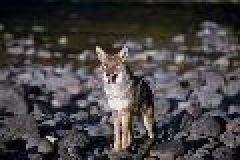
#> input picture notebook/database/validation/109064.jpg, 120 x 80 px, given as the content of the folder database/results/obj_bonsai, which was not available (shown 2 times larger)
$ jupyter execute --allow-errors 'Analyse et Traitement d'"'"'image (partie 1).ipynb'   (older library calls are emulated)   (text cells are left out)
#> lines starting #> are read from the running program, lines starting #| are printed output that depends on the picture; pictures that were not available may be replaced by others from this repository, and a replacement may not be noted
[cell 1]
# -*- coding: utf-8 -*-
from __future__ import print_function

import os
import imageio
import itertools
import shutil
import scipy.misc ##
import numpy as np
import pandas as pd
import matplotlib.pyplot as plt
import matplotlib.image as mpimg

from scipy import spatial
from PIL import Image
from statistics import mode
from sklearn.utils.extmath import weighted_mode
from six.moves import cPickle
from math import sqrt ##

[cell 2]
class Database(object):

    ###### prise en compte de l'emplacement du dossier contenant les images à évaluer ######
    #def __init__(self):
    def __init__(self, DB_dir, DB_csv):
        self._gen_csv(DB_dir, DB_csv)
        self.data = pd.read_csv(DB_csv)
        self.classes = set(self.data["cls"])
        ###### ajout d'une variable permettant de récupérer un identifiant de la database ######
        self.db_type = DB_dir[-4:]

    ###### prise en compte des dossiers ######
    #def _gen_csv(self):
    def _gen_csv(self, DB_dir, DB_csv):
        if os.path.exists(DB_csv):
            return
        with open(DB_csv, 'w', encoding='UTF-8') as f:
            f.write("img,cls")
            for root, _, files in os.walk(DB_dir, topdown=False):
                print(root)
                ###### split de chemin pour Linux ######
                #cls = root.split('/')[-1]
                ###### split de chemin pour Windows ######
                cls = root.split('\\')[-1]
                #cls = root.split('/')[-1]
                for name in files:
                    if not name.endswith('.jpg'):
                        continue
                    img = os.path.join(root, name)
                    f.write("\n{},{}".format(img, cls))

    def __len__(self):
        return len(self.data)

    def get_class(self):
        return self.classes

    def get_data(self):
        return self.data

    ###### retour de l'id de la database ######
    def get_db_type(self):
        return self.db_type

[cell 3]
#sélection du répertoire et du csv
DB_train_dir = 'database/validation'
DB_train_csv = 'data_validation.csv'

db = Database(DB_train_dir,DB_train_csv)
#on récupère les données contenues dans le dossier
data = db.get_data()
#on récupère les noms de classes
classes = db.get_class()

#on affiche les infos
print("taille de la base:", len(db))
print("classes contenues dans la base:",classes)
print("contenu de la base:",data)

[cell 4]
class Evaluation(object):

    def make_samples(self):
        raise NotImplementedError("Needs to implemented this method")

    #on récupère la distance entre deux vecteurs
    # [123 lines left out: functions distance, AP, infer, not called in this run]

    #On étudie les databases entièrement, en utilisant des échantillons (samples)

    #### On souhaite évaluer les images présentes entre deux dossiers  ####
    #### ajout d'un paramètre pour prendre en compte une 2e base ####
    #def evaluate(db, sample_db_fn, depth=None, d_type='d1'):

    def evaluate(db, db2, sample_db_fn, depth=None, d_type='d1'):
        ''' infer the whole database
        arguments
            db          : an instance of class Database
            sample_db_fn: a function making samples, should be given if Database != None
            depth       : retrieved depth during inference, the default depth is equal to database size
            d_type      : distance type
        '''
        # [8 lines of commented-out code are left out]

        samples = sample_db_fn(db)
        print(len(samples))

        #### on prend en compte les échantillons de la 2e base ####
        samples2 = sample_db_fn(db2)
        print(len(samples2))

        classes = db.get_class()
        classes.add(samples2[0]['cls'])
        print(classes)

        ret = {c: [] for c in classes}

        predict = []

        i=0
        for query in samples2:
            i+=1
            print(i)
            ap, pred = Evaluation.infer(query, samples=samples, depth=depth, d_type=d_type)
            #ap, _ = infer(query, samples=samples, depth=depth, d_type=d_type)
            ret[query['cls']].append(ap)
            predict.append(pred)

        return ret, predict

[cell 5]
#configs for histogram
n_bin   = 12        # histogram bins
n_slice = 3         # slice image
h_type  = 'region'  # global or region
d_type  = 'd1'      # distance type

depth   = 4         # profondeur (nb images correspondantes)

[cell 6]
# cache dir
cache_dir = 'cache'
if not os.path.exists(cache_dir):
    os.makedirs(cache_dir)

# [9 lines of commented-out code are left out]

for filename in os.listdir("database/results/obj_bonsai") :
    os.remove("database/results/obj_bonsai" + "/" + filename)

for filename in os.listdir("database/results/sc_firewrk") :
    os.remove("database/results/sc_firewrk" + "/" + filename)

for filename in os.listdir("database/results/sp_ski") :
    os.remove("database/results/sp_ski" + "/" + filename)

for filename in os.listdir("database/results/wl_fox") :
    os.remove("database/results/wl_fox" + "/" + filename)

[cell 7]
class Color(object):

    def histogram(self, input, n_bin=n_bin, type=h_type, n_slice=n_slice, normalize=True):
        ''' count img color histogram
            arguments
                input    : a path to a image or a numpy.ndarray
                n_bin    : number of bins for each channel
                type     : 'global' means count the histogram for whole image
                       'region' means count the histogram for regions in images, then concatanate all of them
                n_slice  : work when type equals to 'region', height & width will equally sliced into N slices
                normalize: normalize output histogram

            return
                type == 'global'
                    a numpy array with size n_bin ** channel
                type == 'region'
                    a numpy array with size n_slice * n_slice * (n_bin ** channel)
        '''

        if isinstance(input, np.ndarray):  # examinate input type
            img = input.copy()
        else:
            #### lecture de l'image, souci de compatibilité ####
            #img = scipy.misc.imread(input, mode='RGB')
            img = imageio.imread(input)
        height, width, channel = img.shape
        bins = np.linspace(0, 256, n_bin+1, endpoint=True)  # slice bins equally for each channel

        if type == 'global':
            hist = self._count_hist(img, n_bin, bins, channel)

        elif type == 'region':
            hist = np.zeros((n_slice, n_slice, n_bin ** channel))
            h_silce = np.around(np.linspace(0, height, n_slice+1, endpoint=True)).astype(int)
            w_slice = np.around(np.linspace(0, width, n_slice+1, endpoint=True)).astype(int)

            for hs in range(len(h_silce)-1):
                for ws in range(len(w_slice)-1):
                    img_r = img[h_silce[hs]:h_silce[hs+1], w_slice[ws]:w_slice[ws+1]]  # slice img to regions
                    hist[hs][ws] = self._count_hist(img_r, n_bin, bins, channel)

        if normalize:
            hist /= np.sum(hist)

        return hist.flatten()

    def _count_hist(self, input, n_bin, bins, channel):
        img = input.copy()
        bins_idx = {key: idx for idx, key in enumerate(itertools.product(np.arange(n_bin), repeat=channel))}  # permutation of bins
        hist = np.zeros(n_bin ** channel)

        # cluster every pixels
        for idx in range(len(bins)-1):
            img[(input >= bins[idx]) & (input < bins[idx+1])] = idx
        # add pixels into bins
        height, width, _ = img.shape
        for h in range(height):
            for w in range(width):
                b_idx = bins_idx[tuple(img[h,w])]
                hist[b_idx] += 1
        return hist

    def make_samples(self, db, verbose=True):
        #### ajout de la classe de l'image dans l'échantillon ####
        mystr = db.get_db_type()

        if h_type == 'global':
            #sample_cache = "histogram_cache-{}-n_bin{}".format(h_type, n_bin)
            sample_cache = "histogram_cache-{}-n_bin{}".format(h_type, n_bin, mystr)
        elif h_type == 'region':
            sample_cache = "histogram_cache-{}-n_bin{}-n_slice{}".format(h_type, n_bin, n_slice)

        try:
            samples = cPickle.load(open(os.path.join(cache_dir, sample_cache), "rb", True))
            if verbose:
                print("Using cache..., config=%s, distance=%s, depth=%s" % (sample_cache, d_type, depth))
        except:
            if verbose:
                print("Counting histogram..., config=%s, distance=%s, depth=%s" % (sample_cache, d_type, depth))
            samples = []
            data = db.get_data()
            for d in data.itertuples():
                d_img, d_cls = getattr(d, "img"), getattr(d, "cls")
                d_hist = self.histogram(d_img, type=h_type, n_bin=n_bin, n_slice=n_slice)
                samples.append({
                    'img':  d_img,
                    'cls':  d_cls,
                    'hist': d_hist
                })
            cPickle.dump(samples, open(os.path.join(cache_dir, sample_cache), "wb", True))

        return samples

[cell 8]
#### on ferme les éventuels restes graphiques ####
plt.close('all')

#### on précise quelles bases on souhaite évaluer ####
#db = Database()
#data = db.get_data()
DB_train_dir = 'database/train'
DB_train_csv = 'data_train.csv'

db = Database(DB_train_dir,DB_train_csv)
print("Taille de la base 1:",len(db))

color = Color()

DB_test_dir = 'database/validation'
DB_test_csv = 'data_validation.csv'

db2 = Database(DB_test_dir, DB_test_csv)
print("Taille de la base 2:",len(db2))

#########################################################
# Liste de tests par défaut pour tester la classe COLOR
#
#  db = Database(DB_train_dir, DB_train_csv)
#  data = db.get_data()
#  # test normalize
#  hist = color.histogram(data.ix[0,0], type='global')
#  assert hist.sum() - 1 < 1e-9, "normalize false"
#
#  # test histogram bins
#  def sigmoid(z):
#    a = 1.0 / (1.0 + np.exp(-1. * z))
#    return a
#  np.random.seed(0)
#  IMG = sigmoid(np.random.randn(2,2,3)) * 255
#  IMG = IMG.astype(int)
#  hist = color.histogram(IMG, type='global', n_bin=4)
#  assert np.equal(np.where(hist > 0)[0], np.array([37, 43, 58, 61])).all(), "global histogram implement failed"
#  hist = color.histogram(IMG, type='region', n_bin=4, n_slice=2)
#  assert np.equal(np.where(hist > 0)[0], np.array([58, 125, 165, 235])).all(), "region histogram implement failed"

#  # examinate distance
#  np.random.seed(1)
#  IMG = sigmoid(np.random.randn(4,4,3)) * 255
#  IMG = IMG.astype(int)
#  hist = color.histogram(IMG, type='region', n_bin=4, n_slice=2)
#  IMG2 = sigmoid(np.random.randn(4,4,3)) * 255
#  IMG2 = IMG2.astype(int)
#  hist2 = color.histogram(IMG2, type='region', n_bin=4, n_slice=2)
#  assert distance(hist, hist2, d_type='d1') == 2, "d1 implement failed"
#  assert distance(hist, hist2, d_type='d2-norm') == 2, "d2 implement failed"
#########################################################

#### On évalue les databases pour pouvoir indexer les images ####
#APs = evaluate_class(db, f_class=Color, d_type=d_type, depth=depth)
#> (the rest of this cell did not finish here and is left out)

#> in histogram, img is the input picture: shape (80, 120, 3); mean R, G, B 69.5, 66.2, 67
#> after the loop in histogram, `for hs in range(len(h_silce)-1):`:
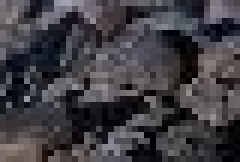
#> img_r: shape (27, 40, 3) (shown 6 times larger); mean R, G, B 64.6, 62.1, 67.3
#> in make_samples, `d_hist = self.histogram(d_img, type=h_type, n_bin=n_bin, n_slice=n_sli..`: d_hist = 15552 values, max 0.0485 at index 0, min 0 at index 2, mean 6.43e-05
#> in evaluate, `samples = sample_db_fn(db)`: samples = 1 item
#| 1
cls_MAPs = []
for cls, cls_APs in APs.items():
    MAP = np.mean(cls_APs)
    print("Class {}, MAP {}".format(cls, MAP))
    cls_MAPs.append(MAP)
    print("MMAP", np.mean(cls_MAPs))

#### On sauvegarde les résultats dans le dossier result ####
for i in range(len(db2)):
        saveName = "database/results/" + res[i] + "/" + db2.data.img[i].split("/")[-1]
        bid = imageio.imread(db2.data.img[i])
        mpimg.imsave(saveName, bid/255.)

[cell 9]
#configs
stride = (1, 1)
n_slice  = 10
h_type   = 'region'
d_type   = 'cosine'

depth    = 5

edge_kernels = np.array([
  [
   # vertical
   [1,-1],
   [1,-1]
  ],
  [
   # horizontal
   [1,1],
   [-1,-1]
  ],
  [
   # 45 diagonal
   [sqrt(2),0],
   [0,-sqrt(2)]
  ],
  [
   # 135 diagnol
   [0,sqrt(2)],
   [-sqrt(2),0]
  ],
  [
   # non-directional
   [2,-2],
   [-2,2]
  ]
])

# cache dir
cache_dir = 'cache'
if not os.path.exists(cache_dir):
  os.makedirs(cache_dir)

[cell 10]
class Edge(object):

    def histogram(self, input, stride=(2, 2), type=h_type, n_slice=n_slice, normalize=True):
        ''' count img histogram

        arguments
            input    : a path to a image or a numpy.ndarray
            stride   : stride of edge kernel
            type     : 'global' means count the histogram for whole image
                       'region' means count the histogram for regions in images, then concatanate all of them
            n_slice  : work when type equals to 'region', height & width will equally sliced into N slices
            normalize: normalize output histogram

        return
            type == 'global'
                a numpy array with size len(edge_kernels)
            type == 'region'
                a numpy array with size len(edge_kernels) * n_slice * n_slice
        '''
        if isinstance(input, np.ndarray):  # examinate input type
            img = input.copy()
        else:
            img = imageio.imread(input, pilmode = "RGB")
        height, width, channel = img.shape

        if type == 'global':
            hist = self._conv(img, stride=stride, kernels=edge_kernels)

        elif type == 'region':
            hist = np.zeros((n_slice, n_slice, edge_kernels.shape[0]))
            h_silce = np.around(np.linspace(0, height, n_slice+1, endpoint=True)).astype(int)
            w_slice = np.around(np.linspace(0, width, n_slice+1, endpoint=True)).astype(int)

            for hs in range(len(h_silce)-1):
                for ws in range(len(w_slice)-1):
                    img_r = img[h_silce[hs]:h_silce[hs+1], w_slice[ws]:w_slice[ws+1]]  # slice img to regions
                    hist[hs][ws] = self._conv(img_r, stride=stride, kernels=edge_kernels)
        if normalize:
            hist /= np.sum(hist)

        return hist.flatten()


    def _conv(self, img, stride, kernels, normalize=True):
        H, W, C = img.shape
        conv_kernels = np.expand_dims(kernels, axis=3)
        conv_kernels = np.tile(conv_kernels, (1, 1, 1, C))
        assert list(conv_kernels.shape) == list(kernels.shape) + [C]  # check kernels size

        sh, sw = stride
        kn, kh, kw, kc = conv_kernels.shape

        hh = int((H - kh) / sh + 1)
        ww = int((W - kw) / sw + 1)

        hist = np.zeros(kn)

        for idx, k in enumerate(conv_kernels):
            for h in range(hh):
                hs = int(h*sh)
                he = int(h*sh + kh)
                for w in range(ww):
                    ws = w*sw
                    we = w*sw + kw
                    hist[idx] += np.sum(img[hs:he, ws:we] * k)  # element-wise product

        if normalize:
            hist /= np.sum(hist)

        return hist


    def make_samples(self, db, verbose=True):
        if h_type == 'global':
            sample_cache = "edge-{}-stride{}".format(h_type, stride)
        elif h_type == 'region':
            sample_cache = "edge-{}-stride{}-n_slice{}".format(h_type, stride, n_slice)

        try:
            samples = cPickle.load(open(os.path.join(cache_dir, sample_cache), "rb", True))
            for sample in samples:
                sample['hist'] /= np.sum(sample['hist'])  # normalize
            if verbose:
                print("Using cache..., config=%s, distance=%s, depth=%s" % (sample_cache, d_type, depth))
        except:
            if verbose:
                print("Counting histogram..., config=%s, distance=%s, depth=%s" % (sample_cache, d_type, depth))

        samples = []
        data = db.get_data()
        for d in data.itertuples():
            d_img, d_cls = getattr(d, "img"), getattr(d, "cls")
            d_hist = self.histogram(d_img, type=h_type, n_slice=n_slice)
            samples.append({
                'img':  d_img,
                'cls':  d_cls,
                'hist': d_hist
            })
        cPickle.dump(samples, open(os.path.join(cache_dir, sample_cache), "wb", True))

        return samples

[cell 11]
# cache dir
cache_dir = 'cache'
if not os.path.exists(cache_dir):
    os.makedirs(cache_dir)

# [9 lines of commented-out code are left out]

for filename in os.listdir("database/results/obj_bonsai") :
    os.remove("database/results/obj_bonsai" + "/" + filename)

for filename in os.listdir("database/results/sc_firewrk") :
    os.remove("database/results/sc_firewrk" + "/" + filename)

for filename in os.listdir("database/results/sp_ski") :
    os.remove("database/results/sp_ski" + "/" + filename)

for filename in os.listdir("database/results/wl_fox") :
    os.remove("database/results/wl_fox" + "/" + filename)

[cell 12]
#### on ferme les éventuels restes graphiques ####
plt.close('all')

#### on précise quelles bases on souhaite évaluer ####
#db = Database()
#data = db.get_data()
DB_train_dir = 'database/train'
DB_train_csv = 'data_train.csv'

db = Database(DB_train_dir,DB_train_csv)
print("Taille de la base 1:",len(db))

edge = Edge()

DB_test_dir = 'database/test'
DB_test_csv = 'data_test.csv'

db2 = Database(DB_test_dir, DB_test_csv)
print("Taille de la base 2:",len(db2))

# check shape
assert edge_kernels.shape == (5, 2, 2)

#### On évalue les databases pour pouvoir indexer les images ####
#APs = evaluate_class(db, f_class=Edge, d_type=d_type, depth=depth)
#> (the rest of this cell did not finish here and is left out)

#| 1

$ run again, on notebook/database/validation/109080.jpg
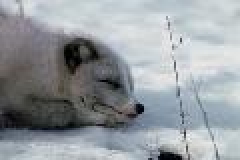
#> input picture notebook/database/validation/109080.jpg, 120 x 80 px, given as the content of the folder database/results/obj_bonsai, which was not available (shown 2 times larger)
#> in histogram, img is the input picture: shape (80, 120, 3); mean R, G, B 150, 155.4, 159.8
#> after the loop in histogram, `for hs in range(len(h_silce)-1):`:
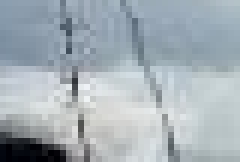
#> img_r: shape (27, 40, 3) (shown 6 times larger); mean R, G, B 164.4, 174.7, 181.6
#> d_hist = 15552 values, max 0.0341 at index 4869, min 0 at index 1, mean 6.43e-05
#> samples = 1 item
#| 1
#| 1

$ run again, on notebook/database/validation/109086.jpg
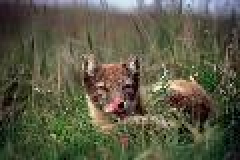
#> input picture notebook/database/validation/109086.jpg, 120 x 80 px, given as the content of the folder database/results/obj_bonsai, which was not available (shown 2 times larger)
#> in histogram, img is the input picture: shape (80, 120, 3); mean R, G, B 91, 90.2, 69.7
#> after the loop in histogram, `for hs in range(len(h_silce)-1):`:
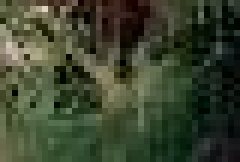
#> img_r: shape (27, 40, 3) (shown 6 times larger); mean R, G, B 59.7, 68.1, 46.7
#> d_hist = 15552 values, max 0.0226 at index 2355, min 0 at index 0, mean 6.43e-05
#> samples = 1 item
#| 1
#| 1

$ run again, on notebook/database/validation/109094.jpg
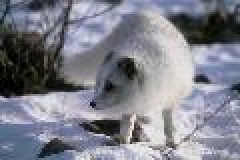
#> input picture notebook/database/validation/109094.jpg, 120 x 80 px, given as the content of the folder database/results/obj_bonsai, which was not available (shown 2 times larger)
#> in histogram, img is the input picture: shape (80, 120, 3); mean R, G, B 126.6, 127.9, 138.9
#> after the loop in histogram, `for hs in range(len(h_silce)-1):`:
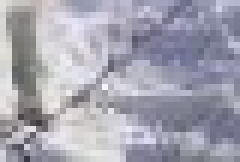
#> img_r: shape (27, 40, 3) (shown 6 times larger); mean R, G, B 164.8, 164, 176.5
#> d_hist = 15552 values, max 0.0299 at index 5184, min 0 at index 1, mean 6.43e-05
#> samples = 1 item
#| 1
#| 1
